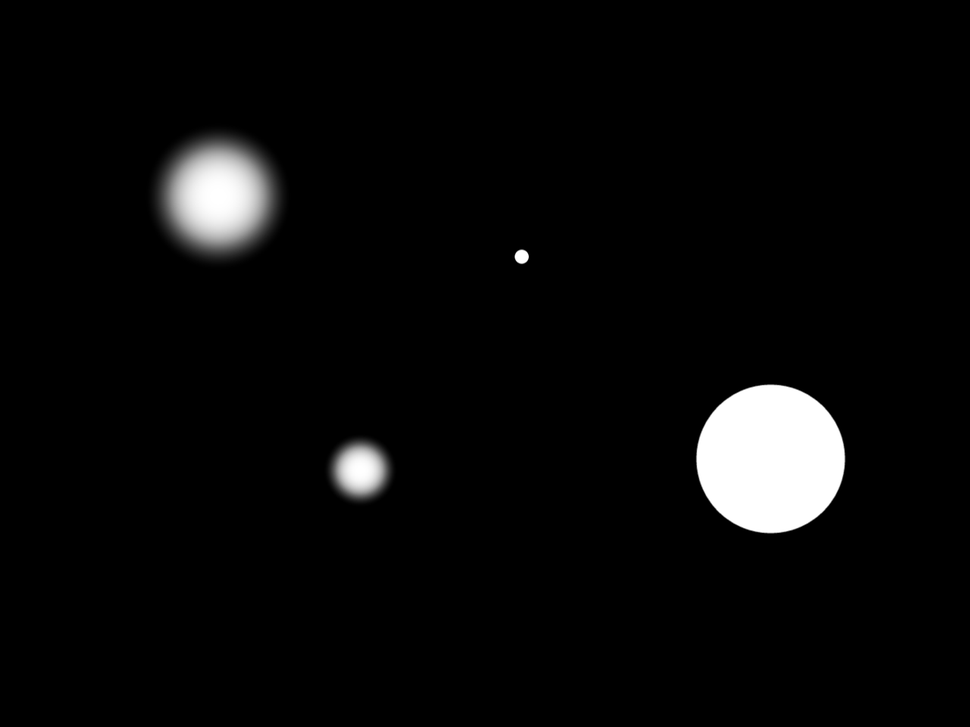
//> input picture adcs_test/realtime/opencv/sun4.png, 970 x 727 px, shrunk from 1280 x 960 before the run
$ ./HoughTest2   (built with g++ and OpenCV 4)
//> lines starting //> are read from the running program, lines starting //| are printed output that depends on the picture; after the words box and inside, x2 and y2 are one past the last pixel; in counts of white or black regions, pixels touching at a corner belong together
#include <cv.h>
#include <cxcore.h>
#include <highgui.h>
#include <opencv2/imgproc/imgproc.hpp>

#include <iostream>
#include <fstream>
#include <time.h>

using namespace cv;
using namespace std;

int main(){
  ofstream timeFile;
  timeFile.open("/home/pi/outFile.txt");//, ios::app);
  timeFile << "Computation Time Over 50 Runs\n";

  Mat src = imread("/home/pi/sun4.png");
//> src is the input picture: 727 rows x 970 cols, CV_8UC3; min 0, max 255, mean 9.7
  Mat srcGray;

  clock_t t = clock();

  cvtColor(src, srcGray, CV_BGR2GRAY);

  //for(int i=0; i<50; i++){
    t = clock();
    vector<Vec3f> circles;
    HoughCircles(srcGray, circles, CV_HOUGH_GRADIENT, 1, srcGray.rows/8, 50, 30, 0, 0);
//> circles = 4 circles (x, y, radius): [769.5, 457.5, 73.3], [217.5, 195.5, 48.2], [359.5, 469.5, 23.9], [521.5, 256.5, 7.4]

    for(size_t i=0; i< circles.size(); i++){
      Point center(cvRound(circles[i][0]), cvRound(circles[i][1]));
      timeFile << "Circle " << i << "\tx: " << center.x << "\ty: " << center.y << endl;
      int radius = cvRound(circles[i][2]);
      //circle center
      circle(src, center, 3, Scalar(0, 255, 0), -1, 8, 0);
      //circle outline
      circle(src, center, radius, Scalar(0,0,255), 3, 8, 0);
    }
//> this loop made 4 passes
//> (center, radius) on passes 1 to 4: (Point(770, 458), 73), (Point(218, 196), 48), (Point(360, 470), 24), (Point(522, 256), 7)
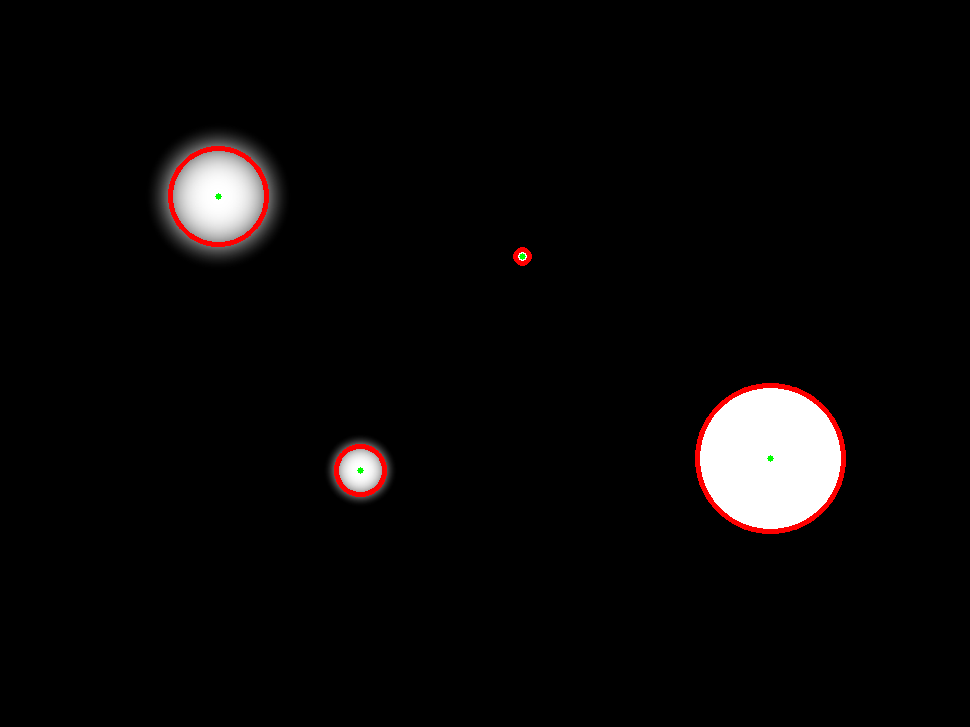
//> src: 727 rows x 970 cols, CV_8UC3; 0.69% of pixels changed, all inside (x1, y1, x2, y2) = (168, 146, 846, 534)
    t = clock() - t;

    //imwrite("/home/pi/sunOutput.jpg", src);

    //timeFile << "Computation Time:\n";
    timeFile << "\n";
    timeFile << ((float)t) / CLOCKS_PER_SEC;
    timeFile << " s";
    //timeFile.close();
  //}
  timeFile.close();
  return 0;
}
